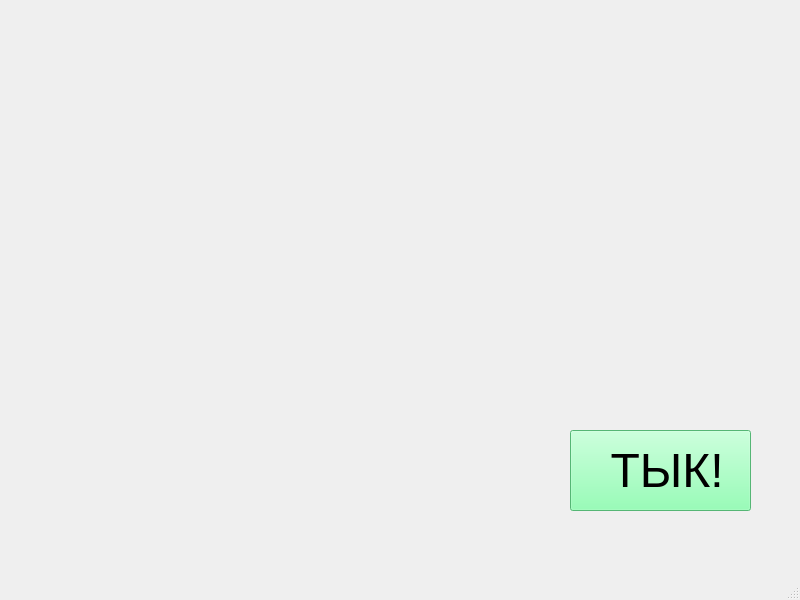
<?xml version="1.0" encoding="UTF-8"?>
<ui version="4.0">
 <class>MainWindow</class>
 <widget class="QMainWindow" name="MainWindow">
  <property name="geometry">
   <rect>
    <x>0</x>
    <y>0</y>
    <width>800</width>
    <height>600</height>
   </rect>
  </property>
  <property name="windowTitle">
   <string>Тык!</string>
  </property>
  <widget class="QWidget" name="centralwidget">
   <widget class="QPushButton" name="pushButton">
    <property name="geometry">
     <rect>
      <x>570</x>
      <y>430</y>
      <width>181</width>
      <height>81</height>
     </rect>
    </property>
    <property name="font">
     <font>
      <pointsize>36</pointsize>
     </font>
    </property>
    <property name="styleSheet">
     <string notr="true">background-color: rgb(119, 255, 164);</string>
    </property>
    <property name="text">
     <string> ТЫК!</string>
    </property>
   </widget>
  </widget>
  <widget class="QMenuBar" name="menubar">
   <property name="geometry">
    <rect>
     <x>0</x>
     <y>0</y>
     <width>800</width>
     <height>21</height>
    </rect>
   </property>
  </widget>
  <widget class="QStatusBar" name="statusbar"/>
 </widget>
 <resources/>
 <connections/>
</ui>
